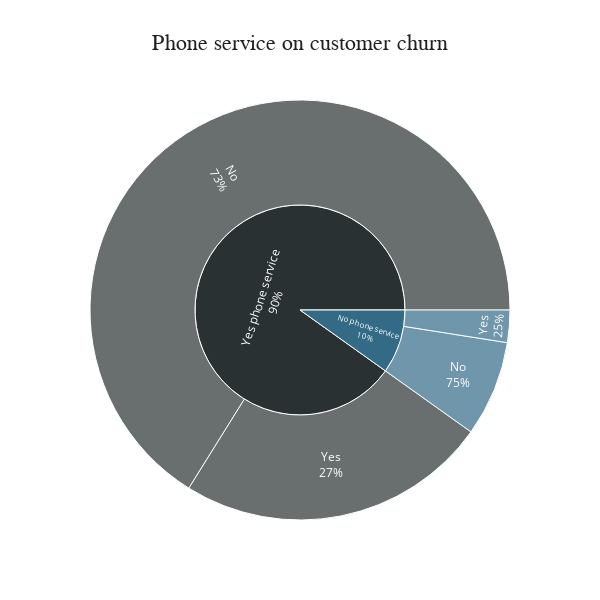

Here is the notebook cell this chart was saved with:
### Code cell
fig = px.sunburst(phone, 
                  path=['PhoneService', 'Churn'], 
                  values='count', 
                  color='PhoneService', 
                  title = 'Phone service on customer churn',
                  color_discrete_map={'No phone service': '#336B87', 'Yes phone service': '#2A3132'},
                  width=600, 
                  height=600
                 )
fig.update_layout(plot_bgcolor='white', 
                  title_font_family='Calibri Black', 
                  title_font_color='#221f1f', 
                  title_font_size=22, 
                  title_x=0.5
                 )
fig.update_traces(textinfo='label + percent parent')
fig.show()

### Figure 1 — Plotly figure (JSON) as saved in the notebook; plotly's stock layout.template omitted (floating-point values rounded to 4 significant figures)
{"data": [{"branchvalues": "total", "customdata": [["No phone service"], ["Yes phone service"], ["No phone service"], ["Yes phone service"], ["No phone service"], ["Yes phone service"]], "domain": {"x": [0, 1], "y": [0, 1]}, "hovertemplate": "labels=%{label}<br>count=%{value}<br>parent=%{parent}<br>id=%{id}<br>PhoneService=%{customdata[0]}<extra></extra>", "ids": ["No phone service/No", "Yes phone service/No", "No phone service/Yes", "Yes phone service/Yes", "No phone service", "Yes phone service"], "labels": ["No", "No", "Yes", "Yes", "No phone service", "Yes phone service"], "marker": {"colors": ["#336B87", "#2A3132", "#336B87", "#2A3132", "#336B87", "#2A3132"]}, "name": "", "parents": ["No phone service", "Yes phone service", "No phone service", "Yes phone service", "", ""], "textinfo": "label+percent parent", "type": "sunburst", "values": [441, 3958, 149, 1438, 590, 5396]}], "layout": {"height": 600, "legend": {"tracegroupgap": 0}, "plot_bgcolor": "white", "title": {"font": {"color": "#221f1f", "family": "Calibri Black", "size": 22}, "text": "Phone service on customer churn", "x": 0.5}, "width": 600}}
